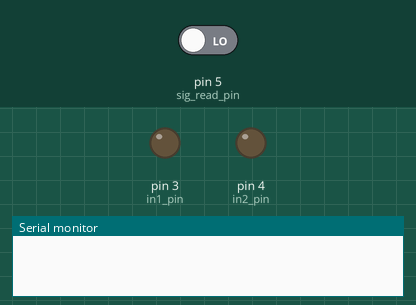
Simulated run of this sketch. Board: Arduino Nano, built with avr-gcc and run on an emulated ATmega328P. Shown: output pins drawn as LEDs (lit = HIGH), the last lines printed to the serial monitor. The test bench sets the inputs (shaded band); at power-on: pin 5 (sig_read_pin) LOW.

Above: at 0.1 s.
At 1.1 s:
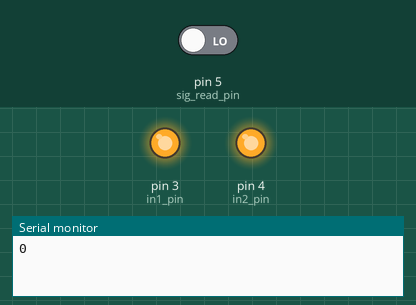
Timing chart, 0 to 2.6 s (numbered marks = the images above):
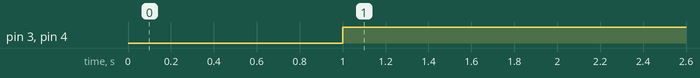

Measured:
- by itself, pin 3 (in1_pin), pin 4 (in2_pin): LOW → HIGH at 1.0 s

The sketch:

Tarpaulin_002.ino
```cpp
// Tarpaulin Dropping

// Pins And Connections
int in1_pin = 3;
int in2_pin = 4;
int sig_read_pin = 5; //d5 on Nano
int sig_val ;
int sig_min = 1051;
int sig_trim = 1501;
int sig_max = 1951;
int sig_buffer = 100;
int dt = 200;


void setup() {
  // put your setup code here, to run once:
  pinMode(in1_pin,OUTPUT);
  pinMode(in2_pin,OUTPUT);
  pinMode(sig_read_pin,INPUT);
  Serial.begin(9600);
}

void loop() {
  // put your main code here, to run repeatedly:
  sig_val = pulseIn(sig_read_pin,HIGH);
  Serial.println(sig_val);
  if(sig_val >= (sig_min-sig_buffer) && sig_val <= (sig_trim - sig_buffer))
  {
    digitalWrite(in1_pin,LOW);
    digitalWrite(in2_pin,HIGH);
  }
  else if(sig_val >= (sig_trim - sig_buffer) && sig_val <= (sig_trim + sig_buffer))
  {
    digitalWrite(in1_pin,HIGH);
    digitalWrite(in2_pin,HIGH);
  }
  else if(sig_val > (sig_trim + sig_buffer) && sig_val < (sig_max + sig_buffer) )
  {
    digitalWrite(in1_pin,HIGH);
    digitalWrite(in2_pin,LOW);

  }
  else
  {
    digitalWrite(in1_pin,HIGH);
    digitalWrite(in2_pin,HIGH);
  }
  delay(dt);

}
```
